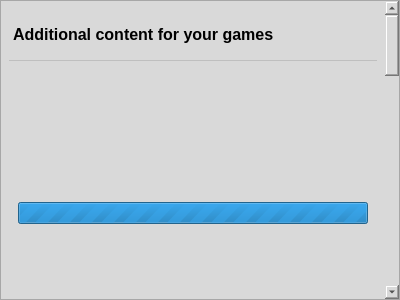
<?xml version="1.0" encoding="UTF-8"?>
<ui version="4.0">
 <class>DiscoverPage</class>
 <widget class="QWidget" name="DiscoverPage">
  <property name="geometry">
   <rect>
    <x>0</x>
    <y>0</y>
    <width>400</width>
    <height>300</height>
   </rect>
  </property>
  <property name="windowTitle">
   <string>Form</string>
  </property>
  <property name="styleSheet">
   <string notr="true">background-color: #d9d9d9;</string>
  </property>
  <layout class="QVBoxLayout" name="pageLayout">
   <property name="spacing">
    <number>0</number>
   </property>
   <property name="leftMargin">
    <number>0</number>
   </property>
   <property name="topMargin">
    <number>0</number>
   </property>
   <property name="rightMargin">
    <number>0</number>
   </property>
   <property name="bottomMargin">
    <number>0</number>
   </property>
   <item>
    <widget class="QScrollArea" name="pageScrollArea">
     <property name="horizontalScrollBarPolicy">
      <enum>Qt::ScrollBarPolicy::ScrollBarAlwaysOff</enum>
     </property>
     <property name="widgetResizable">
      <bool>true</bool>
     </property>
     <widget class="QWidget" name="pageScrollAreaContents">
      <property name="geometry">
       <rect>
        <x>0</x>
        <y>0</y>
        <width>579</width>
        <height>4159</height>
       </rect>
      </property>
      <layout class="QVBoxLayout" name="pageScrollAreaContentsLayout">
       <property name="spacing">
        <number>16</number>
       </property>
       <property name="leftMargin">
        <number>8</number>
       </property>
       <property name="topMargin">
        <number>8</number>
       </property>
       <property name="rightMargin">
        <number>8</number>
       </property>
       <property name="bottomMargin">
        <number>16</number>
       </property>
       <item>
        <widget class="QLabel" name="recommendedDlcLabel">
         <property name="font">
          <font>
           <pointsize>12</pointsize>
           <bold>true</bold>
          </font>
         </property>
         <property name="styleSheet">
          <string notr="true">padding: 16px 0; border-bottom: 1px solid #bfbfbf;</string>
         </property>
         <property name="text">
          <string>Additional content for your games</string>
         </property>
        </widget>
       </item>
       <item>
        <widget class="QStackedWidget" name="recommendedDlcStackedWidget">
         <widget class="QWidget" name="recommendedDlcLoadingPage">
          <layout class="QVBoxLayout" name="recommendedDlcLoadingPageLayout">
           <item>
            <widget class="QProgressBar" name="recommendedDlcrogressBar">
             <property name="maximum">
              <number>0</number>
             </property>
            </widget>
           </item>
          </layout>
         </widget>
         <widget class="QWidget" name="recommendedDlcResultsPage">
          <layout class="QVBoxLayout" name="recommendedDlcResultsPageLayout">
           <property name="spacing">
            <number>0</number>
           </property>
           <property name="leftMargin">
            <number>0</number>
           </property>
           <property name="topMargin">
            <number>0</number>
           </property>
           <property name="rightMargin">
            <number>0</number>
           </property>
           <property name="bottomMargin">
            <number>0</number>
           </property>
           <item>
            <widget class="QScrollArea" name="recommendedDlcScrollArea">
             <property name="minimumSize">
              <size>
               <width>0</width>
               <height>273</height>
              </size>
             </property>
             <property name="verticalScrollBarPolicy">
              <enum>Qt::ScrollBarPolicy::ScrollBarAlwaysOff</enum>
             </property>
             <property name="widgetResizable">
              <bool>true</bool>
             </property>
             <widget class="QWidget" name="recommendedDlcScrollAreaContents">
              <property name="geometry">
               <rect>
                <x>0</x>
                <y>0</y>
                <width>100</width>
                <height>273</height>
               </rect>
              </property>
              <layout class="QHBoxLayout" name="recommendedDlcScrollAreaContentsLayout">
               <property name="spacing">
                <number>24</number>
               </property>
               <property name="topMargin">
                <number>0</number>
               </property>
              </layout>
             </widget>
            </widget>
           </item>
          </layout>
         </widget>
        </widget>
       </item>
       <item>
        <widget class="QLabel" name="customSectionGOG">
         <property name="font">
          <font>
           <pointsize>12</pointsize>
           <bold>true</bold>
          </font>
         </property>
         <property name="styleSheet">
          <string notr="true">padding: 16px 0; border-bottom: 1px solid #bfbfbf;</string>
         </property>
         <property name="text">
          <string>Good Old Games</string>
         </property>
         <property name="textFormat">
          <enum>Qt::TextFormat::PlainText</enum>
         </property>
        </widget>
       </item>
       <item>
        <widget class="QStackedWidget" name="customSectionGOGStackedWidget">
         <widget class="QWidget" name="customSectionGOGLoadingPage">
          <layout class="QVBoxLayout" name="customSectionGOGLoadingPageLayout">
           <item>
            <widget class="QProgressBar" name="customSectionGOGProgressBar">
             <property name="maximum">
              <number>0</number>
             </property>
            </widget>
           </item>
          </layout>
         </widget>
         <widget class="QWidget" name="customSectionGOGResultsPage">
          <layout class="QVBoxLayout" name="customSectionGOGResultsPageLayout">
           <property name="spacing">
            <number>0</number>
           </property>
           <property name="leftMargin">
            <number>0</number>
           </property>
           <property name="topMargin">
            <number>0</number>
           </property>
           <property name="rightMargin">
            <number>0</number>
           </property>
           <property name="bottomMargin">
            <number>0</number>
           </property>
           <item>
            <widget class="QScrollArea" name="customSectionGOGResultsScrollArea">
             <property name="minimumSize">
              <size>
               <width>0</width>
               <height>482</height>
              </size>
             </property>
             <property name="verticalScrollBarPolicy">
              <enum>Qt::ScrollBarPolicy::ScrollBarAlwaysOff</enum>
             </property>
             <property name="widgetResizable">
              <bool>true</bool>
             </property>
             <widget class="QWidget" name="customSectionGOGResultsScrollAreaContents">
              <property name="geometry">
               <rect>
                <x>0</x>
                <y>0</y>
                <width>100</width>
                <height>482</height>
               </rect>
              </property>
              <layout class="QGridLayout" name="customSectionGOGResultsScrollAreaContentsLayout">
               <property name="topMargin">
                <number>0</number>
               </property>
               <property name="spacing">
                <number>24</number>
               </property>
              </layout>
             </widget>
            </widget>
           </item>
          </layout>
         </widget>
        </widget>
       </item>
       <item>
        <widget class="QLabel" name="newsLabel">
         <property name="font">
          <font>
           <pointsize>12</pointsize>
           <bold>true</bold>
          </font>
         </property>
         <property name="styleSheet">
          <string notr="true">padding: 16px 0; border-bottom: 1px solid #bfbfbf;</string>
         </property>
         <property name="text">
          <string>News</string>
         </property>
         <property name="textFormat">
          <enum>Qt::TextFormat::AutoText</enum>
         </property>
        </widget>
       </item>
       <item>
        <widget class="QStackedWidget" name="newsStackedWidget">
         <widget class="QWidget" name="newsLoadingPage">
          <layout class="QVBoxLayout" name="newsLoadingPageLayout">
           <item>
            <widget class="QProgressBar" name="newsProgressBar">
             <property name="maximum">
              <number>0</number>
             </property>
             <property name="value">
              <number>-1</number>
             </property>
            </widget>
           </item>
          </layout>
         </widget>
         <widget class="QWidget" name="newsResultsPage">
          <layout class="QHBoxLayout" name="newsResultsPageLayout">
           <property name="topMargin">
            <number>0</number>
           </property>
           <property name="bottomMargin">
            <number>0</number>
           </property>
           <item>
            <widget class="QScrollArea" name="newsScrollArea">
             <property name="sizePolicy">
              <sizepolicy hsizetype="Expanding" vsizetype="Fixed">
               <horstretch>0</horstretch>
               <verstretch>0</verstretch>
              </sizepolicy>
             </property>
             <property name="minimumSize">
              <size>
               <width>0</width>
               <height>296</height>
              </size>
             </property>
             <property name="verticalScrollBarPolicy">
              <enum>Qt::ScrollBarPolicy::ScrollBarAlwaysOff</enum>
             </property>
             <property name="widgetResizable">
              <bool>true</bool>
             </property>
             <widget class="QWidget" name="newsScrollAreaContents">
              <property name="geometry">
               <rect>
                <x>0</x>
                <y>0</y>
                <width>100</width>
                <height>296</height>
               </rect>
              </property>
              <layout class="QHBoxLayout" name="newsScrollAreaContentsLayout">
               <property name="spacing">
                <number>24</number>
               </property>
               <property name="leftMargin">
                <number>0</number>
               </property>
               <property name="topMargin">
                <number>0</number>
               </property>
               <property name="rightMargin">
                <number>0</number>
               </property>
               <property name="bottomMargin">
                <number>8</number>
               </property>
              </layout>
             </widget>
            </widget>
           </item>
          </layout>
         </widget>
        </widget>
       </item>
       <item>
        <spacer name="pageVerticalSpacer">
         <property name="orientation">
          <enum>Qt::Orientation::Vertical</enum>
         </property>
         <property name="sizeHint" stdset="0">
          <size>
           <width>20</width>
           <height>40</height>
          </size>
         </property>
        </spacer>
       </item>
      </layout>
     </widget>
    </widget>
   </item>
  </layout>
 </widget>
 <resources/>
 <connections/>
</ui>
